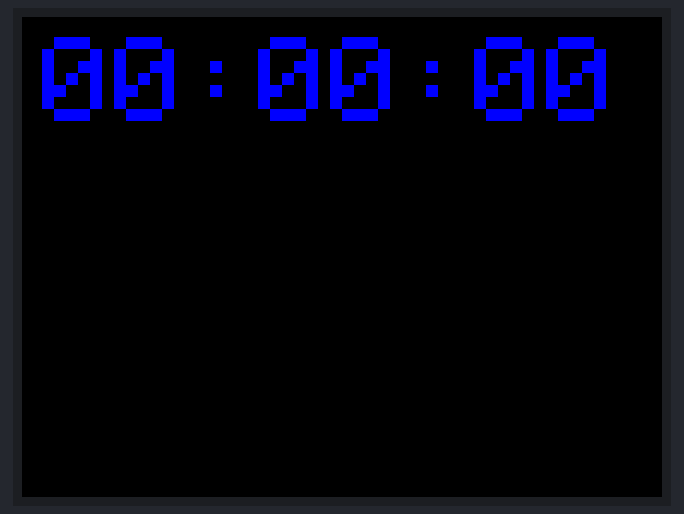
Simulated run of this sketch. Board: Arduino Uno, built for the host (arithmetic inside an expression is 32-bit, double 64-bit). On the bench: 320×240 colour display. What the sketch prints to the serial monitor is not drawn.

Above: at 0.3 s.
At 4.4 s:
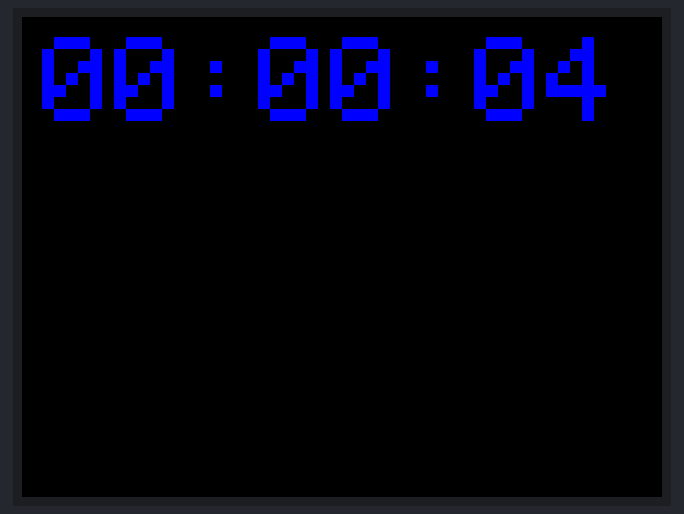
At 9.6 s:
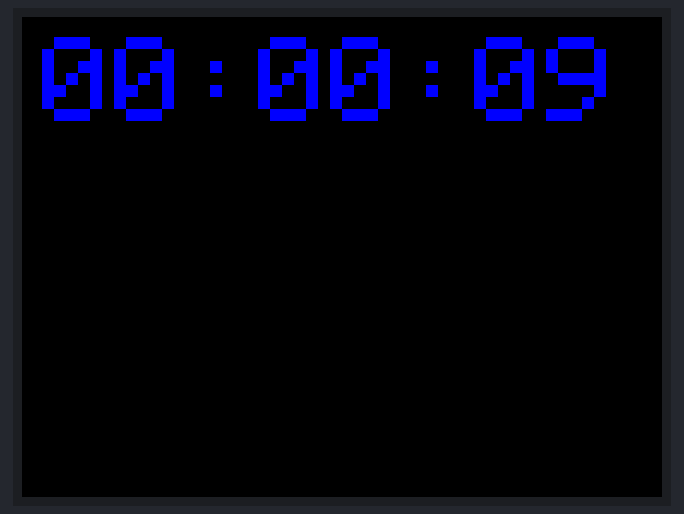
At 18.8 s:
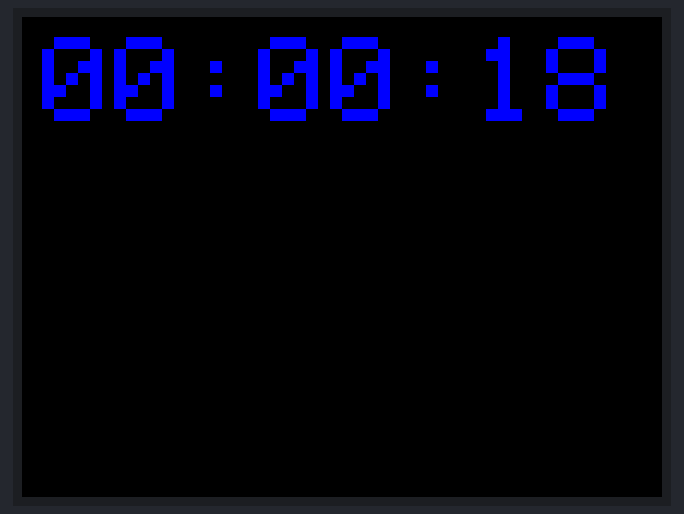
At 28.0 s:
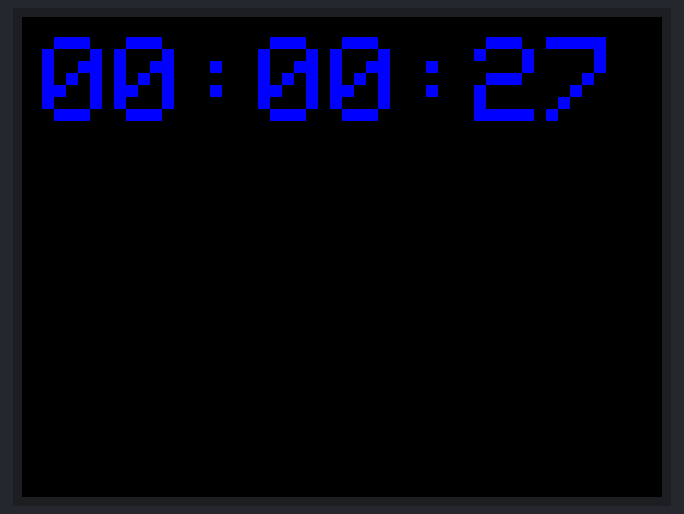
At 38.3 s:
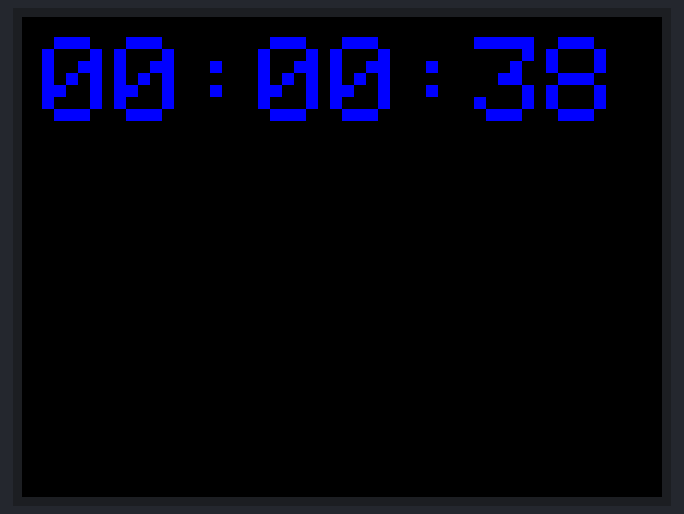

The sketch:

0.02_stopwatchOnElegoo.ino
```cpp
// library for clock functions
#include <TimeLib.h>

// library for touchscreen funtions
#include <Elegoo_GFX.h>    // Core graphics library
#include <Elegoo_TFTLCD.h> // Hardware-specific library

// Connecting the touchscreen to the arduino
// (so I don't have to type out the specifics every time)
#define LCD_CS A3 // Chip Select goes to Analog 3
#define LCD_CD A2 // Command/Data goes to Analog 2
#define LCD_WR A1 // LCD Write goes to Analog 1
#define LCD_RD A0 // LCD Read goes to Analog 0

#define LCD_RESET A4 // Can alternately just connect to Arduino's reset pin

// Adding readable names to 16-bit colors
#define	BLACK   0x0000
#define	BLUE    0x001F
#define	RED     0xF800
#define	GREEN   0x07E0
#define CYAN    0x07FF
#define MAGENTA 0xF81F
#define YELLOW  0xFFE0
#define WHITE   0xFFFF

// Not quite sure how this helps but it seems quite important
Elegoo_TFTLCD tft(LCD_CS, LCD_CD, LCD_WR, LCD_RD, LCD_RESET);
// If using the shield, all control and data lines are fixed, and
// a simpler declaration can optionally be used:
// Elegoo_TFTLCD tft;

// Addding some variables that relate to time

// This creates an array! It holds nine characters
//(including the \0 used to terminate it) all with the type char (one character)
char bufTime[9];

// This creates a variable of type time_t (which is used to store expressions of time)
// And we named it currTime!
time_t currTime;

long h; // We create a variable named h of type long, which is like int but can hold larger integers)
long m; // Same as above but we call the variable m, for minutes instead of h, which will store the hour
long s; // Same as above but we call the variable s, for seconds

void initScreen() {
  // put your setup code here, to run once:
  Serial.begin(9600);
  Serial.println(F("TFT LCD test"));

  // the computer determines what kind of screen the user has then changes pinout configuration
  #ifdef USE_Elegoo_SHIELD_PINOUT
  Serial.println(F("Using Elegoo 2.4\" TFT Arduino Shield Pinout"));
#else
  Serial.println(F("Using Elegoo 2.4\" TFT Breakout Board Pinout"));
#endif
  Serial.print("TFT size is "); Serial.print(tft.width()); Serial.print("x"); Serial.println(tft.height());

  // reset screen.
  tft.reset();

  // determines the LCD chip the screen is using
  uint16_t identifier = tft.readID();
   if(identifier == 0x9325) {
    Serial.println(F("Found ILI9325 LCD driver"));
  } else if(identifier == 0x9328) {
    Serial.println(F("Found ILI9328 LCD driver"));
  } else if(identifier == 0x4535) {
    Serial.println(F("Found LGDP4535 LCD driver"));
  }else if(identifier == 0x7575) {
    Serial.println(F("Found HX8347G LCD driver"));
  } else if(identifier == 0x9341) {
    Serial.println(F("Found ILI9341 LCD driver"));
  } else if(identifier == 0x8357) {
    Serial.println(F("Found HX8357D LCD driver"));
  } else if(identifier==0x0101)
  {
      identifier=0x9341;
       Serial.println(F("Found 0x9341 LCD driver"));
  }else {
    Serial.print(F("Unknown LCD driver chip: "));
    Serial.println(identifier, HEX);
    Serial.println(F("If using the Elegoo 2.8\" TFT Arduino shield, the line:"));
    Serial.println(F("  #define USE_Elegoo_SHIELD_PINOUT"));
    Serial.println(F("should appear in the library header (Elegoo_TFT.h)."));
    Serial.println(F("If using the breakout board, it should NOT be #defined!"));
    Serial.println(F("Also if using the breakout, double-check that all wiring"));
    Serial.println(F("matches the tutorial."));
    identifier=0x9341;
  }

  // starts the screen
  tft.begin(identifier);

  // sets the screen to landscape mode
  tft.setRotation(1);

  // clears the screen by making it black
  tft.fillScreen(BLACK);
}

void updateCurrTime() {
  // This function will update the variable currTime with the values of hours minutes and seconds all at once
  // We will do this using the now() function. This makes all three consistent, so they change at the same time.

  currTime = now(); // Update the variable currTime to the value now, changing the hours minutes and seconds that it holds
  h = hour(currTime); // Grabs the hour value from the variable currTime and sets the variable h to its value
  m = minute(currTime); // Grabs the minute value from the variable currTime and sets the variable m to its value
  s = second(currTime); // Grabs the second value from the variable currTime and sets the variable s to its value

  // use sprintf to format the output into the array character buffer
  // note that to use sprintf you need ints not longs, so cast values to int type
  sprintf(bufTime, "%02d:%02d:%02d", (int)h, (int)m, (int)s);

  // print to monitor for debugging purposes
  Serial.println(bufTime);
}

void displayCurrTime() {
  // print the stopwatch time to the screen

  // erase the old time by drawing over it.
  tft.fillRect(0, 0, 300, 70, BLACK);

  // tell the screen where to start printing
  tft.setCursor(10, 10);

  tft.setTextColor(BLUE);
  tft.setTextSize(6);
  tft.println(bufTime);

}

void setup() {
  // initialize serial connection for debugging.
  Serial.begin(9600);

  // populate the character buffer with null characters.
  // in other words, set the array so it is at 00 : 00 : 00
  int i;
  for (i = 0; i < 10; i++) {
    bufTime[i] = NULL;
  }

  // initialize the screen
  initScreen();
}

void loop() {
  // put your main code here, to run repeatedly:

  // runs the functions.
  updateCurrTime();
  displayCurrTime();

  // waits 1 second.
  delay(1000);

}
```

Measured:
- what the display in image 1 shows lasts 1.0 s, from 4.4 s to 5.4 s
